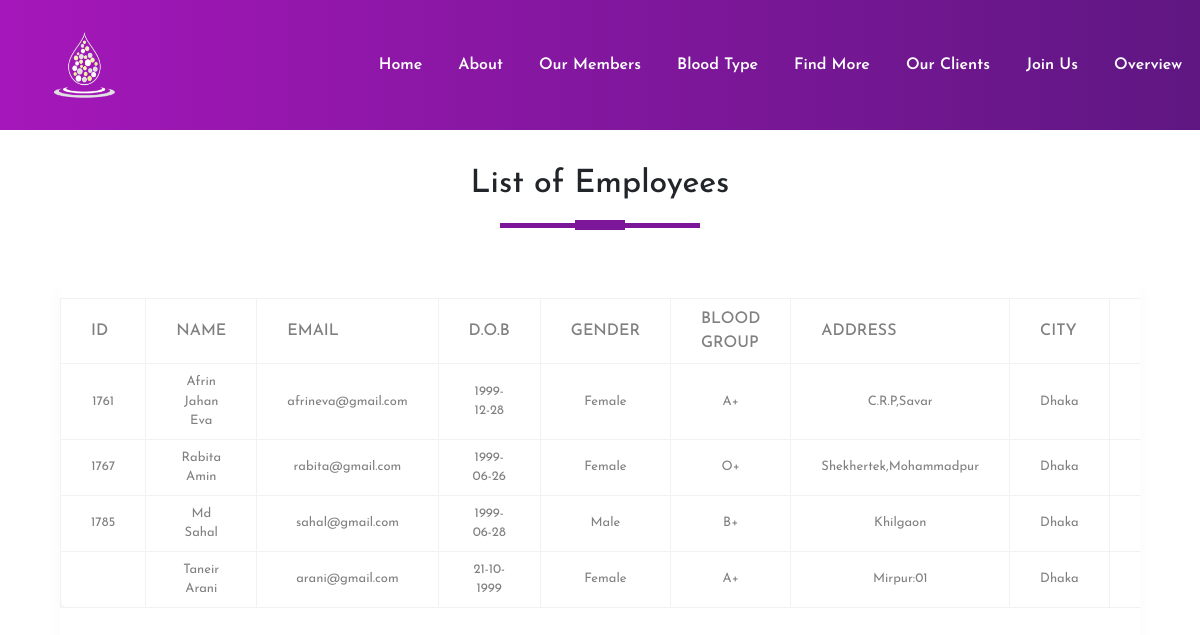
The app's page /php/members.php with its own data.
### tables this page shows
CREATE TABLE `member` (
  `ID` varchar(11) NOT NULL,
  `Name` varchar(100) NOT NULL,
  `Email` varchar(100) NOT NULL,
  `D.O.B` varchar(100) NOT NULL,
  `Gender` varchar(100) NOT NULL,
  `Blood Group` varchar(10) NOT NULL,
  `Address` varchar(150) NOT NULL,
  `City` varchar(100) NOT NULL,
  `Mobile` int(100) NOT NULL
);

### php/members.php (the view, shortened to what this page needs)
<!DOCTYPE html>
<html>
<head>
  <link rel="stylesheet" type="text/css" href="../css/styles.css">
  <link rel="stylesheet" href="https://maxcdn.bootstrapcdn.com/bootstrap/4.5.2/css/bootstrap.min.css">
</head>
<body>
<section id="nav-bar">
<nav class="navbar navbar-expand-lg navbar-light">
    <a class="navbar-brand" href="#"><img src="../image/log.png" width="80px"></a>
    <div class="collapse navbar-collapse" id="navbarNav">
      <ul class="navbar-nav ml-auto">
        <li class="nav-item">
          <a class="nav-link" aria-current="page" href="index1.php">Home</a>
        </li>
        <li class="nav-item">
          <a class="nav-link" href="about.php">About</a>
        </li>
        <li class="nav-item">
          <a class="nav-link" href="members.php">Our Members</a>
        </li>
        <li class="nav-item">
          <a class="nav-link" href="userinfo.php" >Blood Type</a>
        </li>
        <li class="nav-item">
          <a class="nav-link" href="search.php" >Find More</a>
        </li>
        <li class="nav-item">
          <a class="nav-link" href="receiver.php">Our Clients</a>
        </li>
        <li class="nav-item">
          <a class="nav-link" href="registration.php" >Join Us</a>
        </li>
        <li class="nav-item">
          <a class="nav-link" href="overview.php" >Overview</a>
        </li>
      </ul>
    </div>
</nav>
</section>
<div class="main-div">
    <h2 class="title text-center">List of Employees</h2>
    <div class="center-div">
        <div class="table-responsive">
            <table>
                <thead>
                    <tr>
                        <th>ID</th>
                        <th>Name</th>
                        <th>Email</th>
                        <th>D.O.B</th>
                        <th>Gender</th>
                        <th>Blood Group</th>
                        <th>Address</th>
                        <th>City</th>
                        <th>Mobile</th>
                    </tr>
                </thead>
                <tbody>
                <?php
include 'connection.php';
$selectquery="select * from member";
$query=mysqli_query($con,$selectquery);
while($res=mysqli_fetch_array($query))
{
    ?>
    <tr>
    <td><?php echo $res['ID']?></td>
    <td><?php echo $res['Name']?></td>
    <td><?php echo $res['Email']?></td>
    <td><?php echo $res['D.O.B']?></td>
    <td><?php echo $res['Gender']?></td>
    <td><?php echo $res['Blood Group']?></td>
    <td><?php echo $res['Address']?></td>
    <td><?php echo $res['City']?></td>
    <td><?php echo $res['Mobile']?></td>
</tr>
<?php
}
?>
                </tbody>
            </table>
        </div>
    </div>
</div>
</body>
</html>

### css/styles.css (style rules this page uses)
* { margin:0; padding:0; box-sizing:border-box; font-family:'Josefin Sans',sans-serif; }
#nav-bar { position:sticky; top:0; z-index:10; }
.navbar { padding:0!important; background-image: linear-gradient(to right,#a517ba,#5f1782); }
.navbar-brand img { padding-left:20px; height:120px; width:150px; }
.navbar-nav li { padding:0 10px; }
.navbar-nav li a { color:#fff!important; font-weight:600; }
table { border-collapse:collapse; background-color:#fff; box-shadow:0 10px 0 rgba(0,0,0,.03); border-radius:10px; margin:auto; }
th,td { border:1px solid #f2f2f2; padding:8px 30px; text-align:center; color:grey; }
th { text-transform:uppercase; font-weight:500; }
td { font-size:13px; }
.main-div { width:100%; height:100vh; display:flex; flex-direction:column; justify-content:center; align-items:center; }
.main-div h2 { padding:5px; margin-top:25px; text-decoration:uppercase; }
.title::before { content:''; background:#7b1798; height:5px; width:200px; margin-left:auto; margin-right:auto; display:block; transform:translateY(63px); }
.title::after { content:''; background:#7b1798; height:10px; width:50px; margin-left:auto; margin-right:auto; margin-bottom:40px; display:block; transform:translateY(17px); }
.center-div { width:90%; height:80vh; padding:20px 0 0 0; box-shadow:0 10px 20px 0 rgba(0,0,0,.03); border-radius:10px; margin:auto; }

### records on screen
member: ID "1761", Name "Afrin Jahan Eva", Email "afrineva@gmail.com", O "1999-12-28", Gender "Female", Blood Group "A+", Address "C.R.P,Savar", City "Dhaka"
member: ID "1767", Name "Rabita Amin", Email "rabita@gmail.com", O "1999-06-26", Gender "Female", Blood Group "O+", Address "Shekhertek,Mohammadpur", City "Dhaka"
member: ID "1785", Name "Md Sahal", Email "sahal@gmail.com", O "1999-06-28", Gender "Male", Blood Group "B+", Address "Khilgaon", City "Dhaka"
member: Name "Taneir Arani", Email "arani@gmail.com", O "21-10-1999", Gender "Female", Blood Group "A+", Address "Mirpur:01", City "Dhaka"
